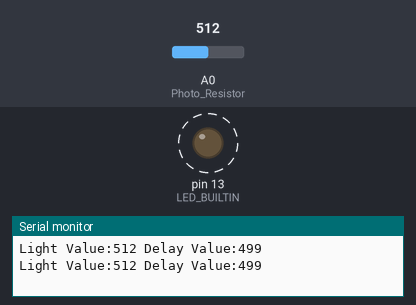
Bench run of a sketch on a simulated Arduino Uno, built with avr-gcc and run on an emulated ATmega328P. Shown: output pins drawn as LEDs (lit = HIGH), the last lines printed to the serial monitor. Dashed ring = blinking. The test bench sets the inputs (shaded band); at power-on: A0 (Photo_Resistor) = 512.

Above: at 1.7 s.
1.8 s: A0 (Photo_Resistor) set to 531
At 2.9 s:
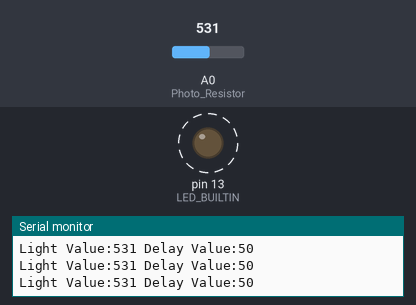
5.3 s: A0 (Photo_Resistor) set to 511
At 5.7 s:
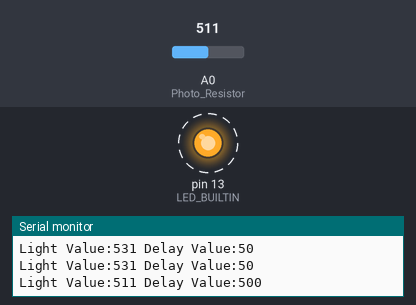
Timing chart, 0 to 14.8 s (numbered marks = the images above; inputs shaded):
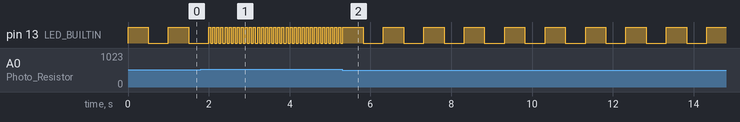

Measured:
- the behaviour switches between 512 and 513 on A0 (Photo_Resistor) (found by bisection; images 0 and 1)
- after the input at 1.8 s, pin 13 (LED_BUILTIN): alternates HIGH for 0.05 s and LOW for 0.05 s, starting after 0.25 s
- after the input at 5.3 s, pin 13 (LED_BUILTIN): alternates HIGH for 0.50 s and LOW for 0.50 s, starting after 0.52 s
- by itself, pin 13 (LED_BUILTIN): alternates HIGH for 0.50 s and LOW for 0.50 s

The sketch:

Photoresistor_LED_Controller.ino
```cpp
const byte Photo_Resistor = A0;
unsigned const int Max_Delay= 500;
unsigned const int Mini_Delay= 50;

void setup()
{
pinMode(LED_BUILTIN,OUTPUT);
pinMode(Photo_Resistor,INPUT) ;

Serial.begin(9600);
}

void loop()
{
unsigned int Light_value = analogRead(Photo_Resistor);
Serial.print("Light Value:");
Serial.print(Light_value);

static unsigned int Max_light=Light_value ;
static unsigned int Mini_light=Light_value ;

if(Max_light>Light_value )
{Max_light=Light_value ;}

if(Mini_light<Light_value )
{Mini_light=Light_value ;}

unsigned int delay_value= map(Light_value,Max_light,Mini_light, Max_Delay, Mini_Delay);
Serial.print(" Delay Value:");
Serial.println(delay_value);

digitalWrite(LED_BUILTIN,HIGH);
delay(delay_value);

digitalWrite(LED_BUILTIN,LOW);
delay(delay_value);
}
```
